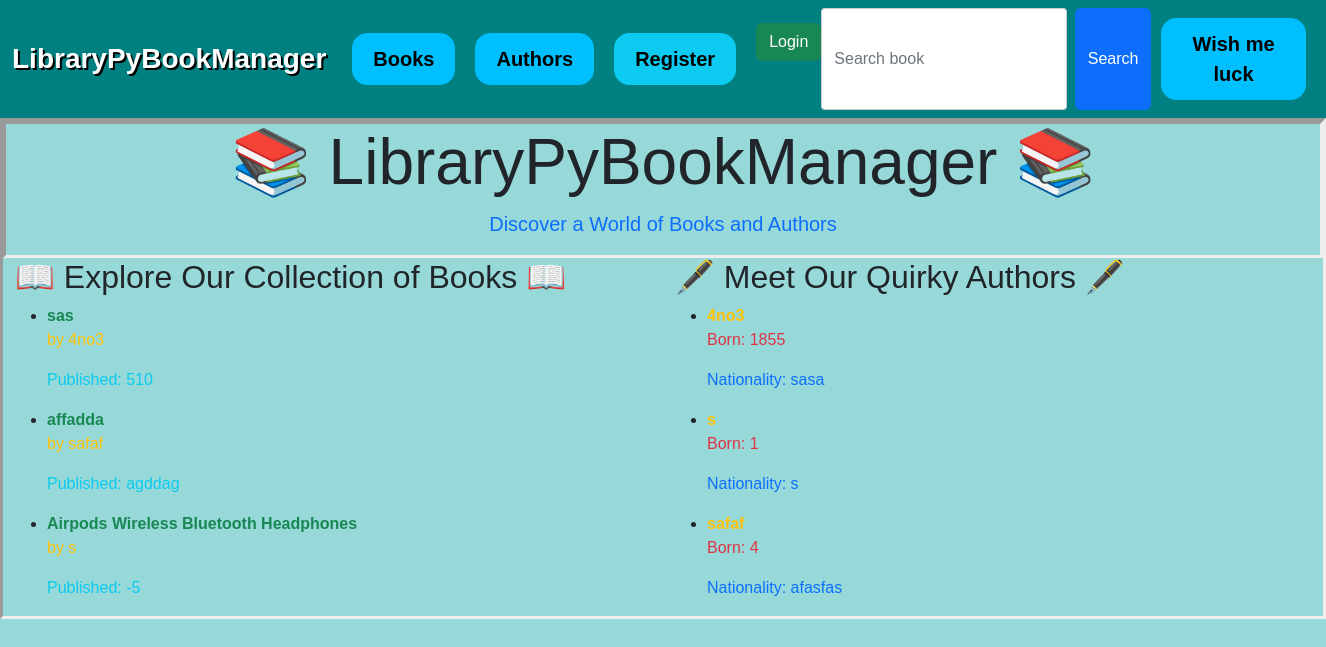
The page / on the database its author committed.
### base/models.py (models this page shows, shortened)
class Ebook(models.Model):
    name = models.CharField(max_length=64)
    author = models.ForeignKey(Author, on_delete=models.CASCADE)
    year_published = models.CharField(max_length=64)
    loan_type = models.IntegerField(default=1,
                                    validators=[
                                        MaxValueValidator(3),
                                        MinValueValidator(1)
                                    ])
    ebook_content = models.CharField(max_length=2560)

class Author(models.Model):
    name = models.CharField(max_length=100)
    books = models.ManyToManyField('Ebook', related_name='authors')
    birth_year = models.IntegerField()  # Author's birth year
    nationality = models.CharField(max_length=64)  # Author's nationality
    def __str__(self):
        return self.name

### base/views.py (the view)
# urls.py: path('', views.index, name='index'),
def index(request):
    author_list = Author.objects.order_by('name')
    ebook_list = Ebook.objects.order_by('id')
    items_dict = {'book_records': ebook_list, 'author_records': author_list}
    return render(request, 'base/index.html', context=items_dict)

### base/templates/base/index.html
{% extends "base/base.html" %}
{% block body_block %}
    <div class="container-fluid" style="border-style: inset;">
        <div class="row">
            <div class="col-md-12 text-center" style="border-style: inset;">
                <header>
                    <h1 class="display-3">📚 LibraryPyBookManager 📚</h1>
                    <p class="lead text-primary">Discover a World of Books and Authors</p>
                </header>
            </div>
        </div>
        <div class="row">
            <div class="col-md-6">
                <section class="book-section">
                    <h2>📖 Explore Our Collection of Books 📖</h2>
                    {% if book_records %}
                        <ul class="book-list">
                            {% for book in book_records %}
                                <li class="book-item floating-book">
                                    <strong class="text-success">{{ book.name }}</strong>
                                    <p class="text-warning">by {{ book.author }}</p>
                                    <p class="text-info">Published: {{ book.year_published }}</p>
                                </li>
                            {% endfor %}
                        </ul>
                    {% else %}
                    <p class="text-danger">No ebooks are currently in the database</p>
                    {% endif %}
                </section>
            </div>
            <div class="col-md-6">
                <section class="author-section">
                    <h2>🖋️ Meet Our Quirky Authors 🖋️</h2>
                    <div class="col" style="max-height: 700px;overflow:auto;">
                    {% if author_records %}
                        <ul class="author-list">
                            {% for author in author_records %}
                                <li class="author-item">
                                    <strong class="text-warning">{{ author.name }}</strong>
                                    <p class="text-danger">Born: {{ author.birth_year }}</p>
                                    <p class="text-primary">Nationality: {{ author.nationality }}</p>
                                </li>
                            {% endfor %}
                        </ul>
                    {% else %}
                    <p class="text-danger">No authors are currently in the database</p>
                    {% endif %}
                </section>
            </div>
        </div>
    </div>
{% endblock %}

### static/css/styles.css (style rules this page uses)
html { height: 100%; }
body { min-height: 100%; font-family: sans-serif; padding: 0px; padding-bottom: 60px; background-color: #97d9d9; }

### rows shown on the page
Ebook: name "sas", year_published "510"
Ebook: name "affadda", year_published "agddag"
Ebook: name "Airpods Wireless Bluetooth Headphones", year_published "-5"
Author: birth_year "1855", nationality "sasa"
Author: birth_year "1", nationality "s"
Author: birth_year "4", nationality "afasfas"
